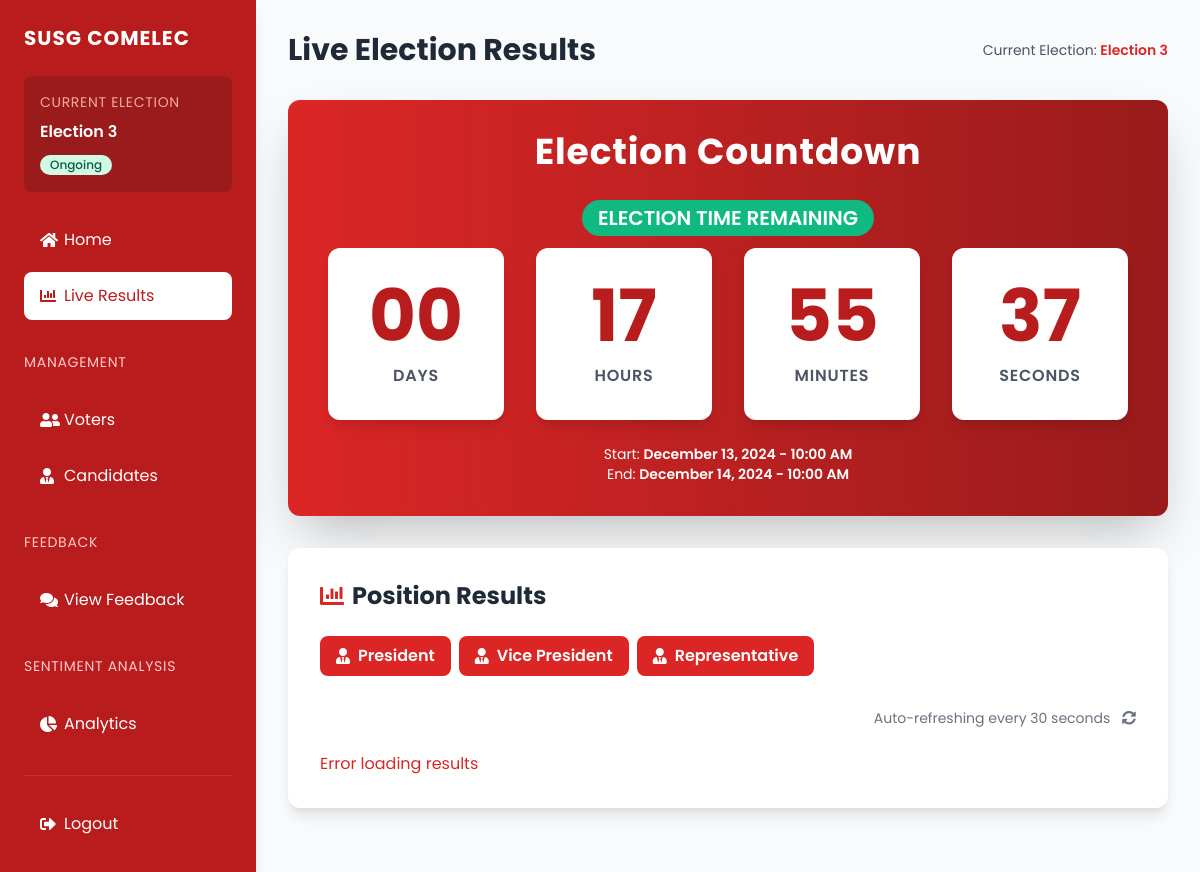
Screenshot of /Admin/admin-liveresults.php (signed in) with the database file from the repository.
### tables this page shows
CREATE TABLE `elections` (
  `election_id` int(50) NOT NULL,
  `start_datetime` datetime NOT NULL,
  `end_datetime` datetime NOT NULL,
  `status` enum('Scheduled','Ongoing','Completed','') NOT NULL DEFAULT 'Scheduled',
  `created_at` timestamp NOT NULL DEFAULT current_timestamp(),
  `updated_at` timestamp NOT NULL DEFAULT current_timestamp(),
  `election_name` varchar(100) NOT NULL,
  `is_current` tinyint(1) NOT NULL DEFAULT 0
);

CREATE TABLE `positions` (
  `position_id` int(3) NOT NULL,
  `position_name` varchar(20) NOT NULL
);

### admin/admin-liveresults.php (the view, shortened to what this page needs)
<?php
require_once '../connect.php';
$stmt = $pdo->query("
    SELECT * FROM elections
    WHERE is_current = 1
    LIMIT 1
");
$currentElection = $stmt->fetch(PDO::FETCH_ASSOC);
$positionsStmt = $pdo->query("SELECT * FROM positions");
$positions = $positionsStmt->fetchAll(PDO::FETCH_ASSOC);
?>
<!DOCTYPE html>
<html lang="en">
<head>
    <link rel="stylesheet" href="https://cdnjs.cloudflare.com/ajax/libs/font-awesome/5.15.4/css/all.min.css">
    <link href="https://cdn.jsdelivr.net/npm/tailwindcss@2.2.19/dist/tailwind.min.css" rel="stylesheet">
</head>
<body class="bg-gray-50">
    <?php include 'sidebar.php'; ?>
    <main class="ml-64 p-8">
        <div class="max-w-7xl mx-auto">
            <div class="flex justify-between items-center mb-8">
                <h1 class="text-3xl font-bold text-gray-800">Live Election Results</h1>
                <div class="text-sm text-gray-600">
                    Current Election: <span class="font-semibold text-red-600"><?php echo htmlspecialchars($currentElection['election_name']); ?></span>
                </div>
            </div>
            <div class="bg-gradient-to-r from-red-600 to-red-800 rounded-xl shadow-2xl p-8 mb-8">
                <h2 class="text-4xl font-bold mb-8 text-white text-center tracking-wide">Election Countdown</h2>
                <?php if ($currentElection): ?>
                    <div class="countdown-status text-white text-xl font-semibold text-center mb-4">
                        <?php
                        $now = new DateTime();
                        $start = new DateTime($currentElection['start_datetime']);
                        $end = new DateTime($currentElection['end_datetime']);
                        if ($now < $start): ?>
                            <span class="bg-blue-500 px-4 py-1 rounded-full">Election Starts In</span>
                        <?php elseif ($now <= $end): ?>
                            <span class="bg-green-500 px-4 py-1 rounded-full">Election Time Remaining</span>
                        <?php else: ?>
                            <span class="bg-gray-500 px-4 py-1 rounded-full">Election Ended</span>
                        <?php endif; ?>
                    </div>
                    <div class="countdown-box flex justify-center gap-8">
                        <div class="bg-white rounded-xl p-8 text-center w-44 transform hover:scale-105 transition-transform duration-300 shadow-lg">
                            <span class="days text-7xl font-bold text-red-700 block mb-3">00</span>
                            <span class="text-base font-semibold text-gray-600 block uppercase tracking-wider">Days</span>
                        </div>
                        <div class="bg-white rounded-xl p-8 text-center w-44 transform hover:scale-105 transition-transform duration-300 shadow-lg">
                            <span class="hours text-7xl font-bold text-red-700 block mb-3">00</span>
                            <span class="text-base font-semibold text-gray-600 block uppercase tracking-wider">Hours</span>
                        </div>
                        <div class="bg-white rounded-xl p-8 text-center w-44 transform hover:scale-105 transition-transform duration-300 shadow-lg">
                            <span class="minutes text-7xl font-bold text-red-700 block mb-3">00</span>
                            <span class="text-base font-semibold text-gray-600 block uppercase tracking-wider">Minutes</span>
                        </div>
                        <div class="bg-white rounded-xl p-8 text-center w-44 transform hover:scale-105 transition-transform duration-300 shadow-lg">
                            <span class="seconds text-7xl font-bold text-red-700 block mb-3">00</span>
                            <span class="text-base font-semibold text-gray-600 block uppercase tracking-wider">Seconds</span>
                        </div>
                    </div>
                    <div class="mt-6 text-center text-white">
                        <div class="text-sm">
                            Start: <span class="font-semibold"><?php echo (new DateTime($currentElection['start_datetime']))->format('F j, Y - g:i A'); ?></span>
                        </div>
                        <div class="text-sm">
                            End: <span class="font-semibold"><?php echo (new DateTime($currentElection['end_datetime']))->format('F j, Y - g:i A'); ?></span>
                        </div>
                    </div>
                <?php else: ?>
                    <div class="text-center text-white text-3xl font-bold py-12">No election scheduled.</div>
                <?php endif; ?>
            </div>
            <div class="bg-white rounded-xl shadow-lg p-8 mb-8">
                <h2 class="text-2xl font-bold mb-6 text-gray-800 flex items-center">
                    <i class="fas fa-chart-bar text-red-600 mr-2"></i>
                    Position Results
                </h2>
                <div class="flex flex-wrap gap-2 mb-8">
                    <?php foreach ($positions as $position): ?>
                        <button class="position-button transition-all duration-300 bg-red-600 hover:bg-red-700 text-white font-semibold py-2 px-4 rounded-lg transform hover:scale-105 flex items-center"
                                data-position-id="<?php echo htmlspecialchars($position['position_id']); ?>">
                            <i class="fas fa-user-tie mr-2"></i>
                            <?php echo htmlspecialchars($position['position_name']); ?>
                        </button>
                    <?php endforeach; ?>
                </div>
                <div class="flex items-center justify-between mb-6">
                    <div class="text-sm text-gray-500">
                        Auto-refreshing every 30 seconds
                        <i class="fas fa-sync-alt ml-2 animate-spin"></i>
                    </div>
                </div>
                <div class="results space-y-4">
                </div>
            </div>
        </div>
    </main>
</body>
</html>

### admin/sidebar.php (shortened to what this page needs)
<?php
try {
    require_once '../connect.php';
    $stmt = $pdo->prepare("SELECT * FROM elections WHERE is_current = 1 LIMIT 1");
    $stmt->execute();
    $currentElection = $stmt->fetch(PDO::FETCH_ASSOC);
} catch (PDOException $e) {
    $currentElection = null;
}
$current_page = basename($_SERVER['PHP_SELF']);
?>
<!DOCTYPE html>
<html lang="en">
<head>
    <link rel="stylesheet" href="https://cdnjs.cloudflare.com/ajax/libs/font-awesome/5.15.4/css/all.min.css">
    <link href="https://cdn.jsdelivr.net/npm/tailwindcss@2.2.19/dist/tailwind.min.css" rel="stylesheet">
</head>
<body class="bg-gray-50">
    <div class="fixed top-0 left-0 h-full w-64 bg-red-700 text-white p-6 flex flex-col justify-between shadow-lg">
        <div class="space-y-8">
            <div class="space-y-6">
                <h2 class="text-xl font-bold tracking-wider">SUSG COMELEC</h2>
                <div class="bg-red-800 rounded-lg p-4">
                    <p class="text-sm text-red-300 uppercase tracking-wider mb-2">Current Election</p>
                    <?php if ($currentElection): ?>
                        <p class="font-semibold text-white truncate mb-2"><?php echo htmlspecialchars($currentElection['election_name']); ?></p>
                        <span class="inline-flex items-center px-2.5 py-0.5 rounded-full text-xs font-medium
                            <?php echo strtolower($currentElection['status']) === 'ongoing'
                                ? 'bg-green-100 text-green-800'
                                : (strtolower($currentElection['status']) === 'scheduled'
                                    ? 'bg-blue-100 text-blue-800'
                                    : 'bg-gray-100 text-gray-800'); ?>">
                            <?php echo htmlspecialchars($currentElection['status']); ?>
                        </span>
                    <?php else: ?>
                        <p class="text-red-300 italic">No active election</p>
                    <?php endif; ?>
                </div>
                <nav class="space-y-2">
                    <a href="admin-home.php"
                       class="flex items-center px-4 py-3 rounded-lg transition-colors duration-200 <?php echo $current_page == 'admin-home.php' ? 'bg-white text-red-700' : 'hover:bg-red-600'; ?>">
                        <i class="fas fa-home w-6"></i>
                        <span>Home</span>
                    </a>
                    <a href="admin-liveresults.php"
                       class="flex items-center px-4 py-3 rounded-lg transition-colors duration-200 <?php echo $current_page == 'admin-liveresults.php' ? 'bg-white text-red-700' : 'hover:bg-red-600'; ?>">
                        <i class="fas fa-chart-bar w-6"></i>
                        <span>Live Results</span>
                    </a>
                </nav>
            </div>
            <div class="space-y-6">
                <h3 class="text-sm uppercase tracking-wider text-red-200">Management</h3>
                <nav class="space-y-2">
                    <a href="admin-voters.php"
                       class="flex items-center px-4 py-3 rounded-lg transition-colors duration-200 <?php echo $current_page == 'admin-voters.php' ? 'bg-white text-red-700' : 'hover:bg-red-600'; ?>">
                        <i class="fas fa-user-friends w-6"></i>
                        <span>Voters</span>
                    </a>
                    <a href="admin-candidates.php"
                       class="flex items-center px-4 py-3 rounded-lg transition-colors duration-200 <?php echo $current_page == 'admin-candidates.php' ? 'bg-white text-red-700' : 'hover:bg-red-600'; ?>">
                        <i class="fas fa-user-tie w-6"></i>
                        <span>Candidates</span>
                    </a>
                </nav>
            </div>
            <div class="space-y-6">
                <h3 class="text-sm uppercase tracking-wider text-red-200">Feedback</h3>
                <nav class="space-y-2">
                    <a href="admin-feedback.php"
                       class="flex items-center px-4 py-3 rounded-lg transition-colors duration-200 <?php echo $current_page == 'admin-feedback.php' ? 'bg-white text-red-700' : 'hover:bg-red-600'; ?>">
                        <i class="fas fa-comments w-6"></i>
                        <span>View Feedback</span>
                    </a>
                </nav>
            </div>
            <div class="space-y-6">
                <h3 class="text-sm uppercase tracking-wider text-red-200">Sentiment Analysis</h3>
                <nav class="space-y-2">
                    <a href="admin-analytics.php"
                       class="flex items-center px-4 py-3 rounded-lg transition-colors duration-200 <?php echo $current_page == 'admin-analytics.php' ? 'bg-white text-red-700' : 'hover:bg-red-600'; ?>">
                        <i class="fas fa-chart-pie w-6"></i>
                        <span>Analytics</span>
                    </a>
                </nav>
            </div>
        </div>
        <div class="pt-6 border-t border-red-600">
            <a href="../logout.php?type=comelec"
               class="flex items-center px-4 py-3 rounded-lg transition-colors duration-200 hover:bg-red-600">
                <i class="fas fa-sign-out-alt w-6"></i>
                <span>Logout</span>
            </a>
        </div>
    </div>
</body>
</html>

### admin/sidebar.php (style rules this page uses)
body { font-family: 'Poppins', sans-serif; }

### rows the page displays
elections: election_name "Election 3", status "Ongoing", start_datetime "December 13, 2024 - 10:00 AM", end_datetime "December 14, 2024 - 10:00 AM"
positions: position_name "President"
positions: position_name "Vice President"
positions: position_name "Representative"
